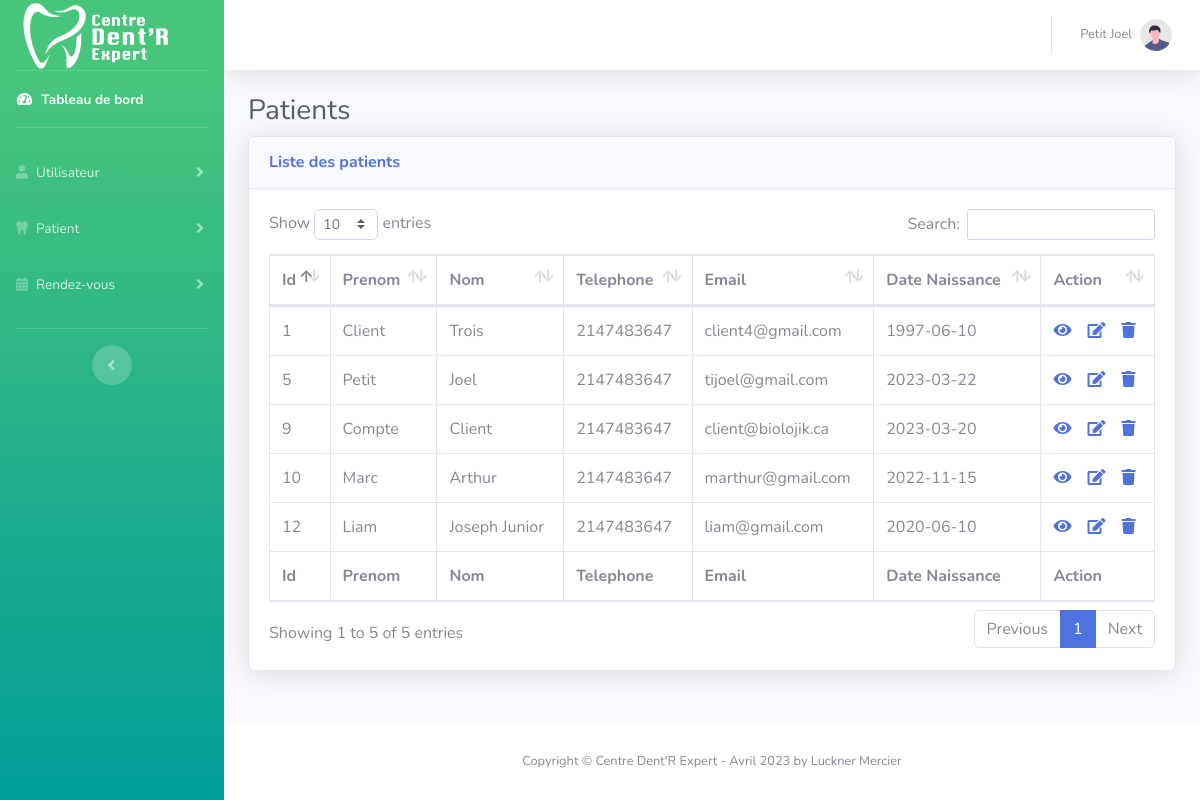
The page /client.php (signed in) on the database its author committed.
### tables this page shows
CREATE TABLE `utilisateur` (
  `id` int(11) NOT NULL,
  `username` varchar(255) NOT NULL,
  `password` varchar(200) NOT NULL,
  `email` varchar(255) NOT NULL,
  `horodatage` timestamp NOT NULL DEFAULT CURRENT_TIMESTAMP ON UPDATE CURRENT_TIMESTAMP,
  `nom` varchar(50) NOT NULL,
  `prenom` varchar(50) NOT NULL
);

CREATE TABLE `patient` (
  `id` int(11) NOT NULL,
  `id_utilisateur` int(11) NOT NULL,
  `id_adresse` int(11) DEFAULT NULL,
  `id_succursale` int(11) DEFAULT NULL,
  `datenaissance` date DEFAULT NULL,
  `sexe` varchar(10) NOT NULL,
  `telephone` int(11) NOT NULL,
  `assurance` varchar(50) DEFAULT NULL,
  `parent` varchar(50) DEFAULT NULL
);

### connection.php (called while the page is built, shortened)
<?php
function OpenCon()
{
    $servername = "localhost";
    $username = " ";
    $password = " ";
    $dbname = " ";
$conn = new mysqli($servername, $username , $password,$dbname) or die("Connect failed: %s\n". $conn -> error);
return $conn;
}

### script.php (called while the page is built, shortened)
<?php
    $conn = OpenCon();
   				$sql = "SELECT utilisateur.id,  utilisateur.prenom, utilisateur.nom
                  FROM utilisateur
                  WHERE  utilisateur.username = '$username'";
										$result = $conn->query($sql);
                    if ($result->num_rows > 0) {
                      while($row = $result->fetch_assoc()) {
                        $nomprofil = $row["nom"];
                        $prenomprofil = $row["prenom"];
                      }
                    }
                           CloseCon($conn); ?>

### client.php (the view, shortened to what this page needs)
<?php include "header.php"; ?>
<!DOCTYPE html>
<html lang="en">
<head>
	<?php include "script.php"; ?>
	<link href="vendor/fontawesome-free/css/all.min.css" rel="stylesheet" type="text/css">
	<link href="css/sb-admin-2.css" rel="stylesheet">
	<link href="vendor/datatables/dataTables.bootstrap4.min.css" rel="stylesheet">
</head>
<body id="page-top">
	<div id="wrapper">
		<?php
		include "sidebar.php"
		?>
		<div id="content-wrapper" class="d-flex flex-column">
			<div id="content">
				<?php
				include "topbar.php";
				?>
				<div class="container-fluid">
					<h1 class="h3 mb-2 text-gray-800">Patients</h1>
					<div class="card shadow mb-4">
						<div class="card-header py-3">
							<h6 class="m-0 font-weight-bold text-primary">Liste des patients</h6>
						</div>
						<div class="card-body">
							<div class="table-responsive">
								<table class="table table-bordered" id="dataTable" width="100%" cellspacing="0">
									<thead>
										<tr>
										<th>Id</th>
										<th>Prenom</th>
											<th>Nom</th>
											<th>Telephone</th>
											<th>Email</th>
											<th>Date Naissance</th>
											<th>Action</th>
										</tr>
									</thead>
									<tfoot>
										<tr>
											<th>Id</th>
											<th>Prenom</th>
											<th>Nom</th>
											<th>Telephone</th>
											<th>Email</th>
											<th>Date Naissance</th>
											<th>Action</th>
										</tr>
									</tfoot>
									<tbody>
										<?php
										$conn = OpenCon();
										$sql = "SELECT utilisateur.id, utilisateur.nom, utilisateur.prenom,utilisateur.email,  patient.telephone, patient.id AS idp, patient.datenaissance,  adresse.ville
										FROM patient
											INNER JOIN adresse ON patient.id_adresse = adresse.id
											INNER JOIN utilisateur ON patient.id_utilisateur = utilisateur.id;";
										$result = $conn->query($sql);
										if ($result->num_rows > 0) {
										while($row = $result->fetch_assoc()) { ?>
										<tr>
											<td><?php echo $row["idp"] ?></td>
											<td><?php  echo $row["prenom"] ?></td>
											<td><?php  echo $row["nom"] ?></td>
											<td><?php  echo $row["telephone"] ?></td>
											<td><?php  echo $row["email"] ?></td>
											<td><?php  echo $row["datenaissance"] ?></td>
										<?php	echo "<td>";
                                            echo '<a href="viewclient.php?id='. $row['id'] .'" class="mr-3" title="View Record" data-toggle="tooltip"><span class="fa fa-eye"></span></a>';
                                            echo '<a href="editclient.php?id='. $row['id'] .'" class="mr-3" title="Update Record" data-toggle="tooltip"><i class="fas fa-edit"></i></a>';
                                            echo '<a href="deleteclient.php?id='. $row['id'] .'" title="Delete Record" data-toggle="tooltip"><span class="fa fa-trash"></span></a>';
                                        echo "</td>"; ?>
										</tr>
										<?php  }
									} else {
									echo "0 results";
								}
								?>
							</tbody>
						</table>
					</div>
				</div>
			</div>
		</div>
	</div>
	<?php
	include "footer.php";
	?>
</div>
</div>
</body>
</html>

### topbar.php (shortened to what this page needs)
<nav class="navbar navbar-expand navbar-light bg-white topbar mb-4 static-top shadow">
<ul class="navbar-nav ml-auto">
    <li class="nav-item dropdown no-arrow">
        <a class="nav-link dropdown-toggle" href="#" id="userDropdown" role="button"
            data-toggle="dropdown" aria-haspopup="true" aria-expanded="false">
            <span class="mr-2 d-none d-lg-inline text-gray-600 small"><?php echo $prenomprofil;?> <?php echo $nomprofil;?></span>
            <img class="img-profile rounded-circle"
                src="img/undraw_profile.svg">
        </a>
    </li>
</ul>
</nav>

### rows shown on the page
utilisateur: prenom "Petit", nom "Joel"
patient: id "1", id_utilisateur.prenom "Client", id_utilisateur.nom "Trois", telephone "2147483647", id_utilisateur.email "client4@gmail.com", datenaissance "1997-06-10"
patient: id "5", id_utilisateur.prenom "Petit", id_utilisateur.nom "Joel", telephone "2147483647", id_utilisateur.email "tijoel@gmail.com", datenaissance "2023-03-22"
patient: id "9", id_utilisateur.prenom "Compte", id_utilisateur.nom "Client", telephone "2147483647", id_utilisateur.email "client@biolojik.ca", datenaissance "2023-03-20"
patient: id "10", id_utilisateur.prenom "Marc", id_utilisateur.nom "Arthur", telephone "2147483647", id_utilisateur.email "marthur@gmail.com", datenaissance "2022-11-15"
patient: id "12", id_utilisateur.prenom "Liam", id_utilisateur.nom "Joseph Junior", telephone "2147483647", id_utilisateur.email "liam@gmail.com", datenaissance "2020-06-10"
